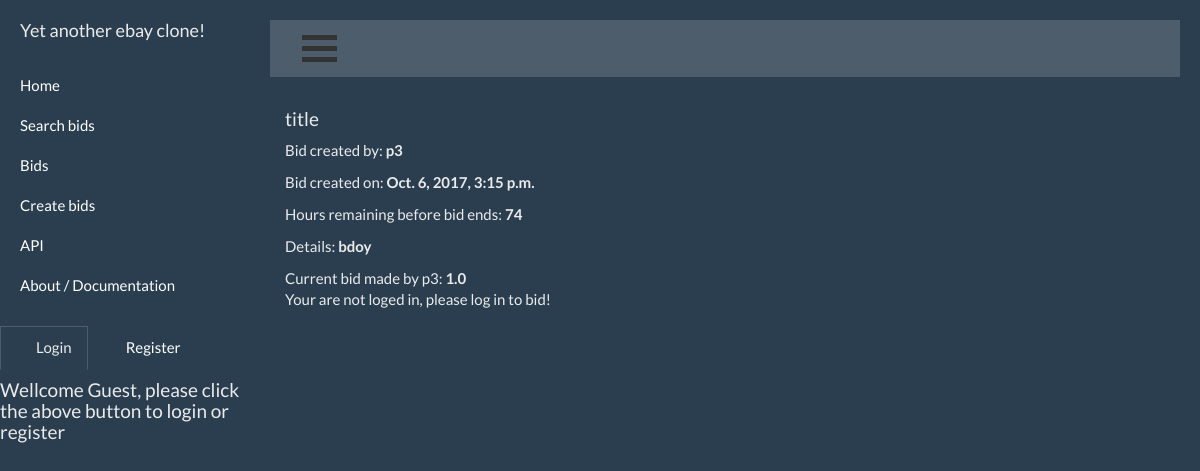
Before: / with the older database file.
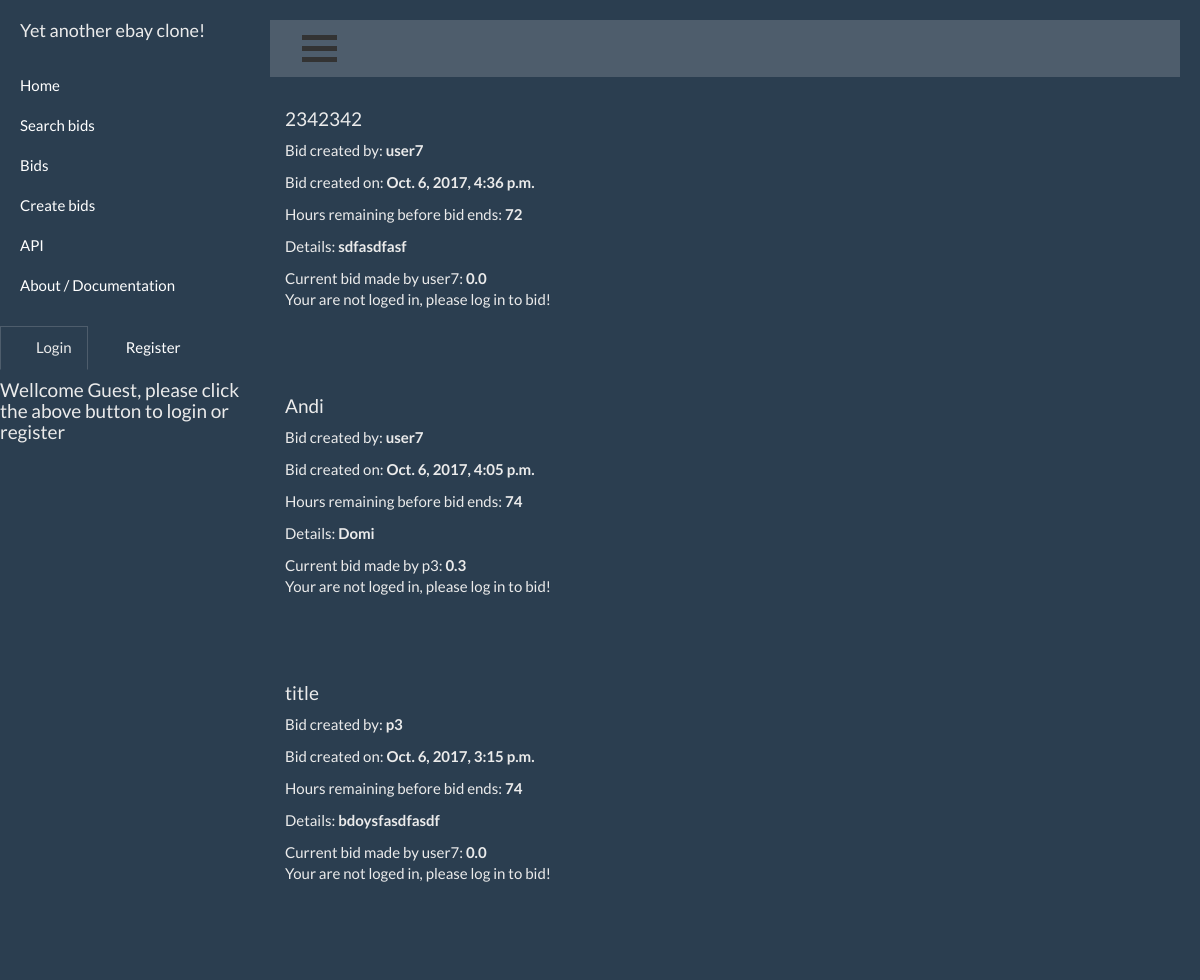
After: the same page with the newer database file.
### Project/models.py (models this page shows, shortened)
class Auction(models.Model):
    id = models.AutoField(primary_key=True)
    title = models.CharField(max_length=200, null=True)
    author = models.ForeignKey(settings.AUTH_USER_MODEL,null=True,related_name="author")
    details = models.TextField(null=True)
    bid = models.DecimalField(max_digits=10,decimal_places=1,null=True)
    bid_by = models.ForeignKey(settings.AUTH_USER_MODEL,null=True,related_name="bid_by")
    bid_res = models.IntegerField(default=1,null=True)
    timestamp = models.DateTimeField(default=django.utils.timezone.now ,null=True)
    class Meta:
        ordering = ['timestamp']

### Project/views.py (the view)
# urls.py: url(r'^$', archive, name='home'),
def archive(request):
    bid = Auction.objects.order_by('-timestamp')
    print("we are here now!")
    if request.user.is_authenticated():
        return render(request, "bidlist.html",{'bid':bid,
                                               'authuser': request.user})
    else:
        return render(request, "bidlist.html",{'bid':bid,
                                               'guest':'Your are not loged in, please log in to bid!'})

### templates/bidlist.html (shortened to what this page needs)
{% extends 'index.html' %}
{% block content %}
{%  for bids in bid %}
    <h4> {{ bids.title }} </h4>
    <p>Bid created by: <b> {{ bids.author }} </b></p>
    <p>Bid created on: <b> {{ bids.timestamp }}</b> </p>
    <p>Hours remaining before bid ends: <b>{{ bids.bid_res }}</b></p>
    <p>Details: <b>{{ bids.details }}</b></p>
    Current bid made by {{ bids.bid_by }}: <b>{{ bids.bid }}</b>
    <p>
    {% if guest %}
    {{ guest }}
        </p>
    {% endif %}
    <br>
    <br>
    <br>
{% empty %}
    <p>No bids<p>
{%  endfor %}
{% endblock %}

### templates/index.html
{% extends "base.html" %}
{% block navigation %}
                    {% if request.user.is_authenticated %}
                        <ul class="nav nav-tabs" id="sync-tabs">
                            <li class="clear hi active"><a data-toggle="tab" href="#menu2">Profile</a></li>
                            <li class="hi"><a data-toggle="tab" href="/editprofile">Edit Profile</a></li>
                        </ul>
                        </div>
                        <div id="menu2" class="tab-pane fade fade in active ">
                            <div class="col-lg-12 text-center">
                                <h4>Wellcome {{request.user.username}}</h4>
                            </div>
                            <div class="col-lg-12 text-center">
                                <h5>Numbers of bids in totall</h5>
                            </div>
                            <div class="col-lg-12 text-center">
                                <h5>Numbers of your active bids</h5>
                            </div>
                            <div class="col-lg-12 text-center">
                                <h5>Numbers of edits</h5>
                                <div class="row">
                                    <div class="col-lg-12 text-center">
                                        <a>
                                            <h4><a href="/logout"  /> Logout </h4>
                                        </a>
                                    </div>
                                </div>
                            </div>
                        </div>
                    {% else %}
                        <ul class="nav nav-tabs" id="sync-tabs">
                            <li class="active text-center "><a class="text-center" href="/login/">Login</a></li>
                            <li class=""><a href="/register/">Register</a></li>
                        </ul>
                        <h4>Wellcome Guest, please click the above button to login or register</h4>
                        </div>
                    {% endif %}
{% endblock %}

### templates/base.html (shortened to what this page needs)
{% load i18n %}
<!DOCTYPE html>
<html lang="en">
<head>
    {% load static %}
    <link href={% static "css/bootstrap.min.css" %} rel="stylesheet">
    <link href={% static "css/simple-sidebar.css" %} rel="stylesheet">
    <link href="http://wenzhixin.net.cn/p/bootstrap-table/src/bootstrap-table.css" rel="stylesheet" type="text/css" />
</head>
<body>
<div id="wrapper">
    <div id="sidebar-wrapper">
        <ul class="sidebar-nav">
            <li class="sidebar-brand">
                Yet another ebay clone!
            </li>
            <li><a href="/">Home</a></li>
            <li><a href="#search" data-toggle="collapse">Search bids</a>
            </li>
            <li><a href="#">Bids</a></li>
            <li><a href="/add/">Create bids</a></li>
            <li><a href="#">API</a></li>
            <li><a href="#">About / Documentation</a></li>
            <div>
                <div class="">
             {% block navigation %}
                {% endblock %}
        </ul>
    </div>
    <div id="page-content-wrapper">
        <nav class="navbar navbar-default">
            <div class="container-fluid">
                <div class="navbar-header">
                    <a href="#menu-toggle" class="btn btn-default" id="menu-toggle">
                        <div class="container2" onclick="myFunction(this)">
                            <div class="bar1"></div>
                            <div class="bar2"></div>
                            <div class="bar3"></div>
                        </div>
                    </a>
                </div>
            </div>
        </nav>
        <div class="container-fluid">
            <div class="row main">
                <div class="col-lg-12">
                    {% block content %}
                    {% endblock %}
                </div>
            </div>
        </div>
    </div>
</div>
</body>
</html>

### Project/static/css/simple-sidebar.css (style rules this page uses)
body { overflow-x: hidden; }
#wrapper { padding-left: 0; -webkit-transition: all 0.5s ease; -moz-transition: all 0.5s ease; -o-transition: all 0.5s ease; transition: all 0.5s ease; }
#sidebar-wrapper { z-index: 1000; position: fixed; left: 250px; width: 0; height: 100%; margin-left: -250px; overflow-y: auto; -webkit-transition: all 0.5s ease; -moz-transition: all 0.5s ease; -o-transition: all 0.5s ease; transition: all 0.5s ease; }
#page-content-wrapper { width: 100%; position: absolute; padding: 15px; }
.sidebar-nav { position: absolute; top: 0; width: 250px; margin: 0; padding: 0; list-style: none; }
.sidebar-nav li { text-indent: 20px; line-height: 40px; }
.sidebar-nav li a { display: block; text-decoration: none; color: white; }
.sidebar-nav > .sidebar-brand { height: 65px; font-size: 18px; line-height: 60px; }
@media (min-width:768px) { #wrapper { padding-left: 250px; } }
@media (min-width:768px) { #sidebar-wrapper { width: 250px; } }
@media (min-width:768px) { #page-content-wrapper { padding: 20px; position: relative; } }

### templates/base.html (style rules this page uses)
.bar1, .bar2, .bar3 { width: 35px; height: 5px; background-color: #333; margin: 6px 0; transition: 0.4s; }

Changed rows visible on the page:
added Auction: title "2342342", author "user7", timestamp "Oct. 6, 2017, 4:36 p.m.", bid_res "72", details "sdfasdfasf", bid_by "user7", bid "0.0", guest "Your are not loged in, please log in to bid!"
added Auction: title "Andi", author "user7", timestamp "Oct. 6, 2017, 4:05 p.m.", bid_res "74", details "Domi", bid_by "p3", bid "0.3", guest "Your are not loged in, please log in to bid!"
changed Auction "title": details "bdoy" → "bdoysfasdfasdf"; bid_by "p3" → "user7"; bid "1.0" → "0.0"
